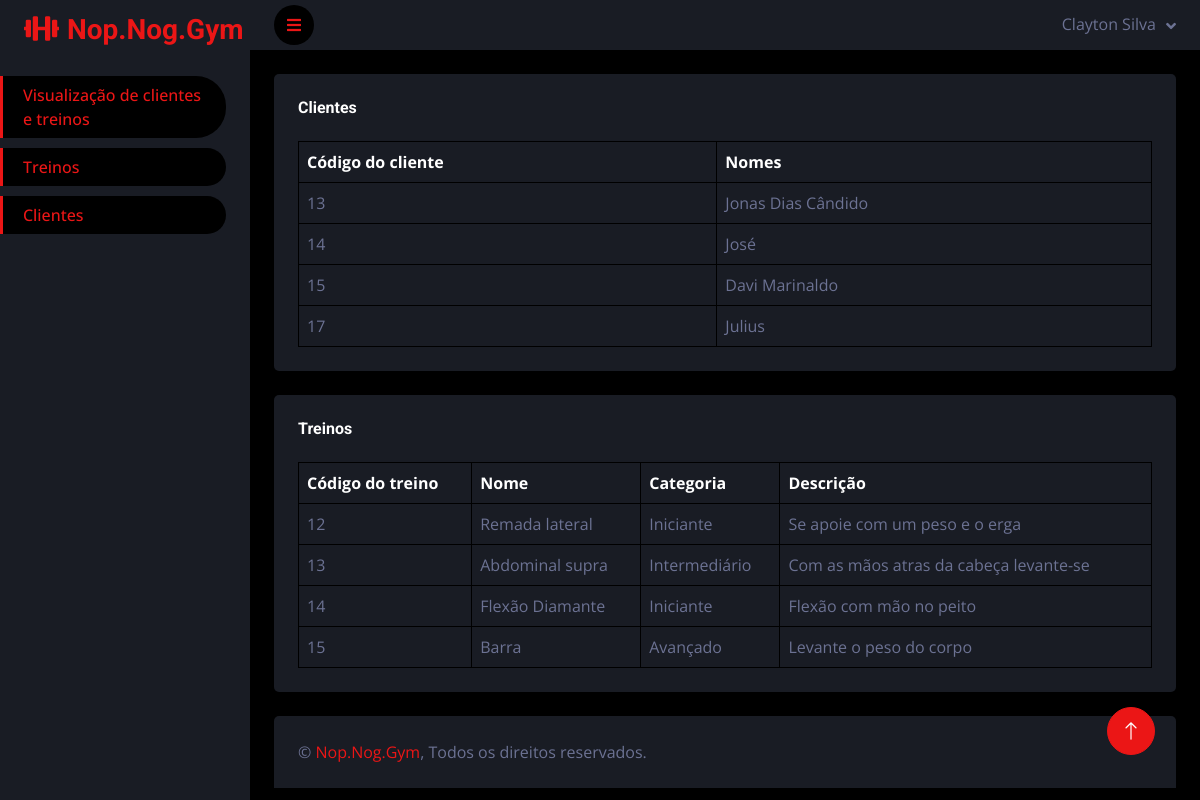
Page /Nop-Nog-Gym/personal/pages/homeadm.php (signed in) on the committed database.
### tables this page shows
CREATE TABLE `tbcliente` (
  `codusu` int(11) UNSIGNED NOT NULL,
  `nome` varchar(60) NOT NULL,
  `email` varchar(120) NOT NULL,
  `senha` varchar(30) NOT NULL,
  `foto` longblob DEFAULT NULL,
  `telefone` varchar(15) NOT NULL
);

CREATE TABLE `tbtreinos` (
  `codtreino` int(11) UNSIGNED NOT NULL,
  `nome` varchar(60) NOT NULL,
  `foto` longblob DEFAULT NULL,
  `categoria` varchar(60) NOT NULL,
  `descricao` text NOT NULL,
  `repeticoes` int(11) DEFAULT NULL,
  `execucoes` int(11) DEFAULT NULL,
  `intervalo` int(4) DEFAULT NULL,
  `cod_adm` int(11) UNSIGNED NOT NULL
);

### Nop-Nog-Gym/personal/pages/homeadm.php (the view, shortened to what this page needs)
<!DOCTYPE html>
<html lang="en">
<head>
    <link href="https://cdnjs.cloudflare.com/ajax/libs/font-awesome/5.10.0/css/all.min.css" rel="stylesheet">
    <link href="https://cdn.jsdelivr.net/npm/bootstrap-icons@1.4.1/font/bootstrap-icons.css" rel="stylesheet">
    <link href="../../lib/owlcarousel/assets/owl.carousel.min.css" rel="stylesheet">
    <link href="../../lib/tempusdominus/css/tempusdominus-bootstrap-4.min.css" rel="stylesheet" />
    <link href="../../css/bootstrap.min.css" rel="stylesheet">
    <link href="../../css/style.css" rel="stylesheet">
</head>
<body>
    <div class="container-fluid position-relative d-flex p-0">
        <div class="sidebar pe-4 pb-3">
            <nav class="navbar bg-secondary navbar-dark">
                <a href="homeadm.php" class="navbar-brand mx-4 mb-3">
                    <h3 class="text-primary"><i class="fa fa-solid fa-dumbbell me-2"></i>Nop.Nog.Gym</h3>
                </a>
                <div class="navbar-nav w-100" style="margin-bottom: 10px;">
                    <a href="homeadm.php" class="nav-item nav-link active">Visualização de clientes e treinos</a>
                </div>
                <div class="navbar-nav w-100">
                    <a href="trainsadmpage.php" class="nav-item nav-link active">Treinos</a>
                </div>
                <div class="navbar-nav w-100" style="margin-top: 10px;">
                    <a href="clientsadmpage.php" class="nav-item nav-link active">Clientes</a>
                </div>
            </nav>
        </div>
        <div class="content">
            <nav class="navbar navbar-expand bg-secondary navbar-dark sticky-top px-4 py-0">
                <a href="#" class="sidebar-toggler flex-shrink-0">
                    <i class="fa fa-bars"></i>
                </a>
                <div class="navbar-nav align-items-center ms-auto">
                    <div class="nav-item dropdown">
                        <a href="#" class="nav-link dropdown-toggle" data-bs-toggle="dropdown">
                            <span class="d-none d-lg-inline-flex"><?php echo $_SESSION['nome']; ?></span>
                        </a>
                    </div>
                </div>
            </nav>
            <div class="container-fluid pt-4 px-4">
                <div class="bg-secondary text-center rounded p-4">
                    <div class="d-flex align-items-center justify-content-between mb-4">
                        <h6 class="mb-0">Clientes</h6>
                    </div>
                    <div class="table-responsive">
                        <table class="table text-start align-middle table-bordered table-hover mb-0">
                            <thead>
                                <tr class="text-white">
                                    <th scope="col">Código do cliente</th>
                                    <th scope="col">Nomes</th>
                                </tr>
                            </thead>
                            <tbody>
                                    <?php
                                        include('../../bankconnection/conexaobanco.php');
                                        $sql = "select * from tbcliente";
                                        $select = $conexao->query($sql);
                                        if($select->num_rows > 0) {
                                            while($linha = $select->fetch_array(MYSQLI_ASSOC)){
                                                echo '<tr>';
                                                echo '<td>'.$linha['codusu'].'</td>';
                                                echo '<td>'.$linha['nome'].'</td>';
                                                echo '</tr>';
                                            }
                                        }
                                    ?>
                            </tbody>
                        </table>
                    </div>
                </div>
            </div>
            <div class="container-fluid pt-4 px-4">
                <div class="bg-secondary text-center rounded p-4">
                    <div class="d-flex align-items-center justify-content-between mb-4">
                        <h6 class="mb-0">Treinos</h6>
                    </div>
                    <div class="table-responsive">
                        <table class="table text-start align-middle table-bordered table-hover mb-0">
                            <thead>
                                <tr class="text-white">
                                    <th scope="col">Código do treino</th>
                                    <th scope="col">Nome</th>
                                    <th scope="col">Categoria</th>
                                    <th scope="col">Descrição</th>
                                </tr>
                            </thead>
                            <tbody>
                                <?php
                                        $sql2 = "select * from tbtreinos";
                                        $select2 = $conexao->query($sql2);
                                        if($select2->num_rows > 0) {
                                            while($linha2 = $select2->fetch_array(MYSQLI_ASSOC)){
                                                echo '<tr>';
                                                echo '<td>'.$linha2['codtreino'].'</td>';
                                                echo '<td>'.$linha2['nome'].'</td>';
                                                echo '<td>'.$linha2['categoria'].'</td>';
                                                echo '<td>'.$linha2['descricao'].'</td>';
                                                echo '</tr>';
                                            }
                                        }
                                    ?>
                            </tbody>
                        </table>
                    </div>
                </div>
            </div>
            <div class="container-fluid pt-4 px-4">
                <div class="bg-secondary rounded-top p-4">
                    <div class="row">
                        <div class="col-12 col-sm-6 text-center text-sm-start">
                            &copy; <a href="#">Nop.Nog.Gym</a>, Todos os direitos reservados.
                        </div>
                    </div>
                </div>
            </div>
        </div>
        <a href="#" class="btn btn-lg btn-primary btn-lg-square back-to-top"><i class="bi bi-arrow-up"></i></a>
    </div>
</body>
</html>

### Nop-Nog-Gym/css/style.css (style rules this page uses)
:root { --primary: #EB1616; --secondary: #191C24; --light: #6C7293; --dark: #000000; }
.back-to-top { position: fixed; display: none; right: 45px; bottom: 45px; z-index: 99; }
.btn { transition: .5s; }
.btn-lg-square { width: 48px; height: 48px; }
.btn-square, .btn-sm-square, .btn-lg-square { padding: 0; display: inline-flex; align-items: center; justify-content: center; font-weight: normal; border-radius: 50px; }
.sidebar { position: fixed; top: 0; left: 0; bottom: 0; width: 250px; height: 100vh; overflow-y: auto; background: var(--secondary); transition: 0.5s; z-index: 999; }
.content { margin-left: 250px; min-height: 100vh; background: var(--dark); transition: 0.5s; }
@media (min-width: 992px) { .sidebar { margin-left: 0; } }
@media (min-width: 992px) { .content { width: calc(100% - 250px); } }
.sidebar .navbar .navbar-nav .nav-link { padding: 7px 20px; color: var(--light); font-weight: 500; border-left: 3px solid var(--secondary); border-radius: 0 30px 30px 0; outline: none; }
.sidebar .navbar .navbar-nav .nav-link:hover, .sidebar .navbar .navbar-nav .nav-link.active { color: var(--primary); background: var(--dark); border-color: var(--primary); }
.content .navbar .navbar-nav .nav-link { margin-left: 25px; padding: 12px 0; color: var(--light); outline: none; }
.content .navbar .sidebar-toggler, .content .navbar .navbar-nav .nav-link i { width: 40px; height: 40px; display: inline-flex; align-items: center; justify-content: center; background: var(--dark); border-radius: 40px; }
.content .navbar .dropdown-toggle::after { margin-left: 6px; vertical-align: middle; border: none; content: "\f107"; font-family: "Font Awesome 5 Free"; font-weight: 900; transition: .5s; }

### rows in the picture
tbcliente: codusu "13", nome "Jonas Dias Cândido"
tbcliente: codusu "14", nome "José"
tbcliente: codusu "15", nome "Davi Marinaldo"
tbcliente: codusu "17", nome "Julius"
tbtreinos: codtreino "12", nome "Remada lateral", categoria "Iniciante", descricao "Se apoie com um peso e o erga"
tbtreinos: codtreino "13", nome "Abdominal supra", categoria "Intermediário", descricao "Com as mãos atras da cabeça levante-se"
tbtreinos: codtreino "14", nome "Flexão Diamante", categoria "Iniciante", descricao "Flexão com mão no peito"
tbtreinos: codtreino "15", nome "Barra", categoria "Avançado", descricao "Levante o peso do corpo"

### other values in the picture
$_SESSION['nome'] "Clayton Silva"
